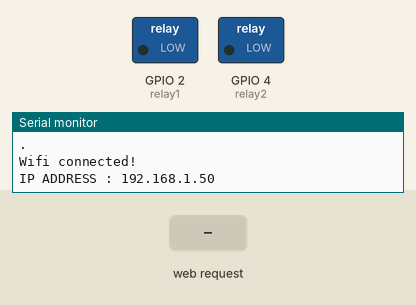
The sketch below on a simulated ESP8266 (NodeMCU). On the bench: switched loads named in the sketch (green lamp = pin HIGH), the last lines printed to the serial monitor. The inputs (shaded band) are chosen by the test bench. WiFi joins after 1.5 s; servers stay silent unless stated.

Above: at 2.8 s.
2.9 s: HTTP request GET /relay1 received
At 3.6 s:
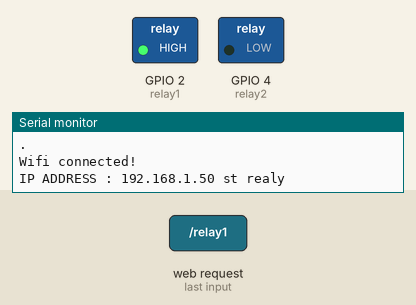
4.4 s: HTTP request GET /relay2 received
At 4.7 s:
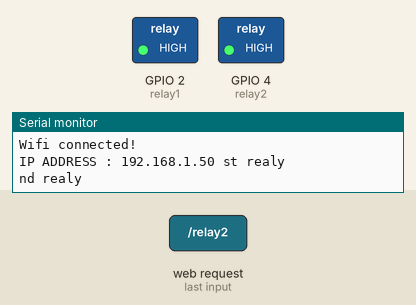
5.9 s: HTTP request GET /relay1 received
At 7.1 s:
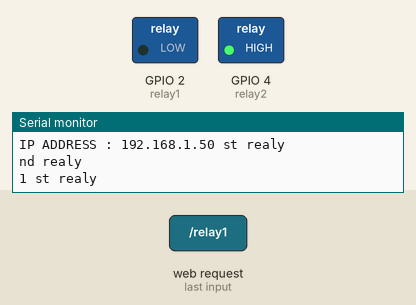
Timing chart, 0 to 8.9 s (numbered marks = the images above; inputs shaded):
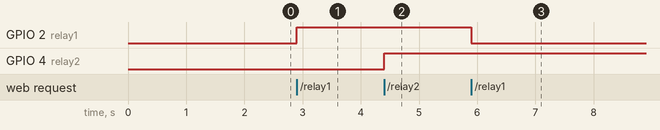

Measured:
- after the input at 2.9 s, GPIO 2 (relay1): LOW → HIGH at once
- after the input at 4.4 s, GPIO 4 (relay2): LOW → HIGH at once
- after the input at 5.9 s, GPIO 2 (relay1): HIGH → LOW at once

The sketch:

Home_automation.ino
```cpp
#include<ESP8266WiFi.h>
#include<ESP8266WebServer.h>

ESP8266WebServer server;

int relay1 = 2;
int relay2 = 4;

int relay_state1 = 0;
int relay_state2 = 0;

const String ssid = "INTERNET";
const String pass = "ASDF@123";

//webpage hosted on the server
char webpage[] PROGMEM = R"=====(
<html>
<head>
</head>
<body>
      Realy 1
      <div>
        <button id="btn" type="button" onclick="myFunction()">ON</button>
      </div>
      Realy 2
      <div>
        <button id="btn2" type="button" onclick="myFunction2()">ON</button>
      </div>
</body>
<script>

function myFunction()
{
  var xhr = new XMLHttpRequest();
  var url = "/relay1";

  xhr.onreadystatechange = function() {
    if (this.readyState == 4 && this.status == 200) {
      document.getElementById("btn").innerHTML = this.responseText;
    }
  };

  xhr.open("GET", url, true);
  xhr.send();

};


function myFunction2()
{
  var xhr = new XMLHttpRequest();
  var url = "/relay2";

  xhr.onreadystatechange = function() {
    if (this.readyState == 4 && this.status == 200) {
      document.getElementById("btn2").innerHTML = this.responseText;
    }
  };

  xhr.open("GET", url, true);
  xhr.send();

};

</script>
</html>
)=====";


void setup() {
  // put your setup code here, to run once:
  Serial.begin(115200);
  Serial.println("Connecting to Hotspot");

  pinMode(2,OUTPUT);
  pinMode(4,OUTPUT);

  WiFi.mode(WIFI_STA);
  WiFi.begin(ssid,pass);

  while(WiFi.status() != WL_CONNECTED)
  {
     delay(500);
     Serial.println(".");
  }

  Serial.println("Wifi connected!");
  Serial.print("IP ADDRESS : ");
  Serial.print(WiFi.localIP());
  delay(100);

  server.on("/",[](){server.send_P(200,"text/html", webpage);});
  server.on("/relay1",getLEDState);
  server.on("/relay2",getLEDState2);
  server.begin();
}

void loop() {
  server.handleClient();
}

void toggleLED()
{
  relay_state1 = !relay_state1;
  digitalWrite(relay1,relay_state1);
}

void toggleLED2()
{
  relay_state2 = !relay_state2;
  digitalWrite(relay2,relay_state2);
}

void getLEDState()
{
  toggleLED();
  String state = relay_state1 ? "ON" : "OFF";
  server.send(200,"text/plain", state);
  Serial.println("1 st realy"+relay_state1);
}

void getLEDState2()
{

  toggleLED2();
  String state = relay_state2 ? "ON" : "OFF";
  server.send(200,"text/plain", state);
  Serial.println("2nd realy"+relay_state2);
}
```
